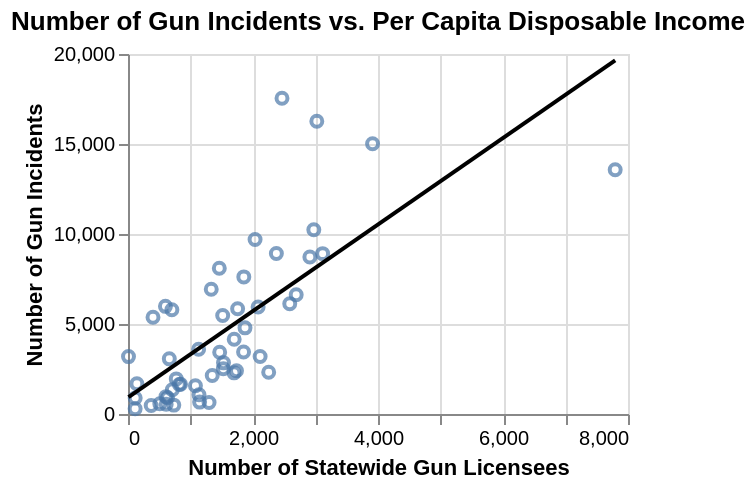

Write a Vega-Lite specification for this figure.
### Vega-Lite specification from a JSON file in a GitHub repository (floating-point values rounded to 4 significant figures)
{"config": {"view": {"continuousWidth": 400, "continuousHeight": 300}}, "layer": [{"mark": "point", "encoding": {"x": {"type": "quantitative", "axis": {"title": "Number of Statewide Gun Licensees"}, "field": "n_licensees"}, "y": {"type": "quantitative", "axis": {"title": "Number of Gun Incidents"}, "field": "n_incidents"}}, "height": 180, "title": "Number of Gun Incidents vs. Per Capita Disposable Income", "width": 250}, {"mark": "line", "encoding": {"color": {"value": "black"}, "x": {"type": "quantitative", "axis": {"title": "Number of Statewide Gun Licensees"}, "field": "n_licensees"}, "y": {"type": "quantitative", "axis": {"title": "Number of Gun Incidents"}, "field": "n_incidents"}}, "height": 180, "title": "Number of Gun Incidents vs. Per Capita Disposable Income", "transform": [{"on": "n_licensees", "regression": "n_incidents"}], "width": 250}], "data": {"name": "data-bc30c81a523db1e5dc2f9115a7e8e799"}, "$schema": "https://vega.github.io/schema/vega-lite/v4.8.1.json", "datasets": {"data-bc30c81a523db1e5dc2f9115a7e8e799": [{"state": "Alabama", "n_incidents": 5469, "st": 1, "stusps": "AL", "pop_est": 4863525, "n_licensees": 1515, "disp_income_per_cap": 35380.0}, {"state": "Alaska", "n_incidents": 1349, "st": 2, "stusps": "AK", "pop_est": 741456, "n_licensees": 709, "disp_income_per_cap": 51190.0}, {"state": "Arizona", "n_incidents": 2323, "st": 4, "stusps": "AZ", "pop_est": 6941072, "n_licensees": 2251, "disp_income_per_cap": 36490.0}, {"state": "Arkansas", "n_incidents": 2842, "st": 5, "stusps": "AR", "pop_est": 2989918, "n_licensees": 1528, "disp_income_per_cap": 36180.0}, {"state": "California", "n_incidents": 16267, "st": 6, "stusps": "CA", "pop_est": 39167117, "n_licensees": 3021, "disp_income_per_cap": 49600.0}, {"state": "Colorado", "n_incidents": 3198, "st": 8, "stusps": "CO", "pop_est": 5539215, "n_licensees": 2114, "disp_income_per_cap": 45490.0}, {"state": "Connecticut", "n_incidents": 3064, "st": 9, "stusps": "CT", "pop_est": 3578141, "n_licensees": 661, "disp_income_per_cap": 59090.0}, {"state": "Delaware", "n_incidents": 1682, "st": 10, "stusps": "DE", "pop_est": 948921, "n_licensees": 142, "disp_income_per_cap": 42940.0}, {"state": "District of Columbia", "n_incidents": 3189, "st": 11, "stusps": "DC", "pop_est": 685815, "n_licensees": 8, "disp_income_per_cap": 65930.0}, {"state": "Florida", "n_incidents": 15016, "st": 12, "stusps": "FL", "pop_est": 20613477, "n_licensees": 3913, "disp_income_per_cap": 40990.0}, {"state": "Georgia", "n_incidents": 8919, "st": 13, "stusps": "GA", "pop_est": 10301890, "n_licensees": 2374, "disp_income_per_cap": 37950.0}, {"state": "Hawaii", "n_incidents": 289, "st": 15, "stusps": "HI", "pop_est": 1427559, "n_licensees": 114, "disp_income_per_cap": 45490.0}, {"state": "Idaho", "n_incidents": 661, "st": 16, "stusps": "ID", "pop_est": 1682380, "n_licensees": 1146, "disp_income_per_cap": 36540.0}, {"state": "Illinois", "n_incidents": 17538, "st": 17, "stusps": "IL", "pop_est": 12820527, "n_licensees": 2464, "disp_income_per_cap": 45720.0}, {"state": "Indiana", "n_incidents": 5845, "st": 18, "stusps": "IN", "pop_est": 6634304, "n_licensees": 1754, "disp_income_per_cap": 39150.0}, {"state": "Iowa", "n_incidents": 2517, "st": 19, "stusps": "IA", "pop_est": 3131371, "n_licensees": 1525, "disp_income_per_cap": 41460.0}, {"state": "Kansas", "n_incidents": 2141, "st": 20, "stusps": "KS", "pop_est": 2910844, "n_licensees": 1348, "disp_income_per_cap": 42640.0}, {"state": "Kentucky", "n_incidents": 4154, "st": 21, "stusps": "KY", "pop_est": 4438182, "n_licensees": 1699, "disp_income_per_cap": 35360.0}, {"state": "Louisiana", "n_incidents": 8094, "st": 22, "stusps": "LA", "pop_est": 4678135, "n_licensees": 1461, "disp_income_per_cap": 38750.0}, {"state": "Maine", "n_incidents": 907, "st": 23, "stusps": "ME", "pop_est": 1331317, "n_licensees": 632, "disp_income_per_cap": 40020.0}, {"state": "Maryland", "n_incidents": 5793, "st": 24, "stusps": "MD", "pop_est": 6003323, "n_licensees": 702, "disp_income_per_cap": 51090.0}, {"state": "Massachusetts", "n_incidents": 5981, "st": 25, "stusps": "MA", "pop_est": 6823608, "n_licensees": 599, "disp_income_per_cap": 55450.0}, {"state": "Michigan", "n_incidents": 6122, "st": 26, "stusps": "MI", "pop_est": 9950571, "n_licensees": 2588, "disp_income_per_cap": 39650.0}, {"state": "Minnesota", "n_incidents": 2406, "st": 27, "stusps": "MN", "pop_est": 5522744, "n_licensees": 1736, "disp_income_per_cap": 45880.0}, {"state": "Mississippi", "n_incidents": 3597, "st": 28, "stusps": "MS", "pop_est": 2987938, "n_licensees": 1130, "disp_income_per_cap": 32610.0}, {"state": "Missouri", "n_incidents": 6621, "st": 29, "stusps": "MO", "pop_est": 6087135, "n_licensees": 2691, "disp_income_per_cap": 39420.0}, {"state": "Montana", "n_incidents": 638, "st": 30, "stusps": "MT", "pop_est": 1040859, "n_licensees": 1297, "disp_income_per_cap": 38990.0}, {"state": "Nebraska", "n_incidents": 1650, "st": 31, "stusps": "NE", "pop_est": 1905616, "n_licensees": 841, "disp_income_per_cap": 44520.0}, {"state": "Nevada", "n_incidents": 1951, "st": 32, "stusps": "NV", "pop_est": 2917563, "n_licensees": 772, "disp_income_per_cap": 39980.0}, {"state": "New Hampshire", "n_incidents": 964, "st": 33, "stusps": "NH", "pop_est": 1342307, "n_licensees": 608, "disp_income_per_cap": 50330.0}, {"state": "New Jersey", "n_incidents": 5373, "st": 34, "stusps": "NJ", "pop_est": 8870827, "n_licensees": 400, "disp_income_per_cap": 54030.0}, {"state": "New Mexico", "n_incidents": 1643, "st": 35, "stusps": "NM", "pop_est": 2091630, "n_licensees": 821, "disp_income_per_cap": 35350.0}, {"state": "New York", "n_incidents": 9696, "st": 36, "stusps": "NY", "pop_est": 19633428, "n_licensees": 2033, "disp_income_per_cap": 51370.0}, {"state": "North Carolina", "n_incidents": 8727, "st": 37, "stusps": "NC", "pop_est": 10154788, "n_licensees": 2910, "disp_income_per_cap": 37730.0}, {"state": "North Dakota", "n_incidents": 573, "st": 38, "stusps": "ND", "pop_est": 754434, "n_licensees": 509, "disp_income_per_cap": 47320.0}, {"state": "Ohio", "n_incidents": 10234, "st": 39, "stusps": "OH", "pop_est": 11634370, "n_licensees": 2973, "disp_income_per_cap": 40040.0}, {"state": "Oklahoma", "n_incidents": 3449, "st": 40, "stusps": "OK", "pop_est": 3926331, "n_licensees": 1849, "disp_income_per_cap": 37890.0}, {"state": "Oregon", "n_incidents": 2286, "st": 41, "stusps": "OR", "pop_est": 4089976, "n_licensees": 1697, "disp_income_per_cap": 40330.0}, {"state": "Pennsylvania", "n_incidents": 8909, "st": 42, "stusps": "PA", "pop_est": 12782275, "n_licensees": 3114, "disp_income_per_cap": 45530.0}, {"state": "Rhode Island", "n_incidents": 893, "st": 44, "stusps": "RI", "pop_est": 1056770, "n_licensees": 115, "disp_income_per_cap": 44640.0}, {"state": "South Carolina", "n_incidents": 6934, "st": 45, "stusps": "SC", "pop_est": 4957968, "n_licensees": 1332, "disp_income_per_cap": 36220.0}, {"state": "South Dakota", "n_incidents": 544, "st": 46, "stusps": "SD", "pop_est": 862996, "n_licensees": 611, "disp_income_per_cap": 44230.0}, {"state": "Tennessee", "n_incidents": 7616, "st": 47, "stusps": "TN", "pop_est": 6646010, "n_licensees": 1853, "disp_income_per_cap": 39850.0}, {"state": "Texas", "n_incidents": 13566, "st": 48, "stusps": "TX", "pop_est": 27914410, "n_licensees": 7795, "disp_income_per_cap": 41280.0}, {"state": "Utah", "n_incidents": 1071, "st": 49, "stusps": "UT", "pop_est": 3041868, "n_licensees": 1136, "disp_income_per_cap": 37560.0}, {"state": "Vermont", "n_incidents": 472, "st": 50, "stusps": "VT", "pop_est": 623657, "n_licensees": 371, "disp_income_per_cap": 45480.0}, {"state": "Virginia", "n_incidents": 5943, "st": 51, "stusps": "VA", "pop_est": 8410106, "n_licensees": 2082, "disp_income_per_cap": 46740.0}, {"state": "Washington", "n_incidents": 3430, "st": 53, "stusps": "WA", "pop_est": 7294771, "n_licensees": 1467, "disp_income_per_cap": 49670.0}, {"state": "West Virginia", "n_incidents": 1573, "st": 54, "stusps": "WV", "pop_est": 1831023, "n_licensees": 1079, "disp_income_per_cap": 33430.0}, {"state": "Wisconsin", "n_incidents": 4786, "st": 55, "stusps": "WI", "pop_est": 5772628, "n_licensees": 1872, "disp_income_per_cap": 41910.0}, {"state": "Wyoming", "n_incidents": 494, "st": 56, "stusps": "WY", "pop_est": 584215, "n_licensees": 733, "disp_income_per_cap": 49310.0}]}}
